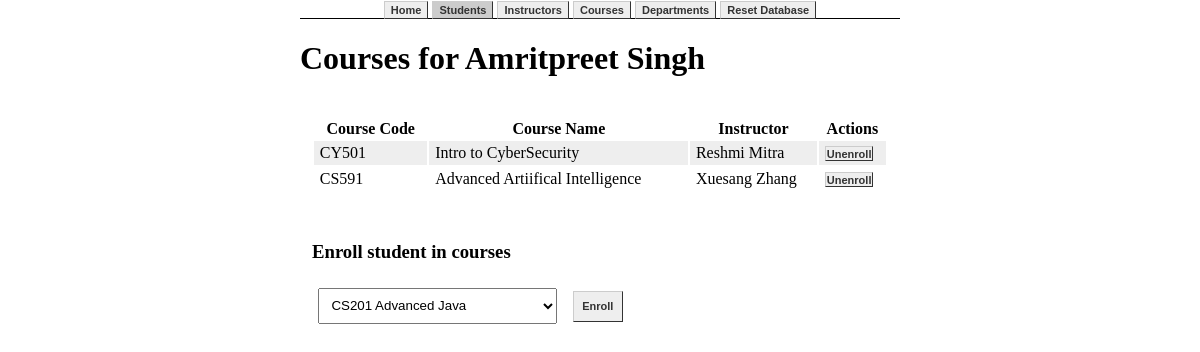
Screenshot of /student/1/courses with the database file from the repository.
### app.py (models this page shows, shortened)
class Student(db.Model):
    id = db.Column(db.Integer, primary_key=True)
    fname = db.Column(db.String(40), nullable=False)
    lname = db.Column(db.String(40), nullable=False)
    dob = db.Column(db.String(10), nullable=False)
    advisor_id = db.Column(db.Integer, db.ForeignKey('instructor.id'))
    major_id = db.Column(db.Integer, db.ForeignKey('department.id'))
    courses = db.relationship('Course',secondary=enrolled_in, backref='students_enrolled', lazy='select')

class Course(db.Model):
    id = db.Column(db.Integer, primary_key=True)
    code = db.Column(db.String(5), nullable=False, unique=True)
    name = db.Column(db.String(40), nullable=False)
    instructor_id = db.Column(db.Integer, db.ForeignKey('instructor.id'))
    department_id = db.Column(db.Integer, db.ForeignKey('department.id'))

class Instructor(db.Model):
    id = db.Column(db.Integer, primary_key=True)
    fname = db.Column(db.String(40), nullable=False)
    lname = db.Column(db.String(40), nullable=False)
    dob = db.Column(db.String(10), nullable=False)
    studentsAdvised = db.relationship('Student',backref='advisor', lazy='select')
    courses = db.relationship('Course',backref='instructor',lazy='select')
    department_in_id = db.Column(db.Integer, db.ForeignKey('department.id'))
    department_head_of_id = db.Column(db.Integer, db.ForeignKey('department.id'))

### app.py (the view)
@app.route("/student/<id>/courses")
def getCoursesbyStudent(id):
    if not id:
        return "No id was passed in the query string. Please go back and try again."
    student = Student.query.filter_by(id=id).first_or_404()
    courses = Course.query.all()
    for course in student.courses:
        courses.remove(course)
    return render_template('student/courses.html', student=student, courses=courses)

### templates/student/courses.html (shortened to what this page needs)
{%extends 'base.html'%}
{%block body%}
<div class="container">
    <h1>Courses for {{student.fname}} {{student.lname}}</h1>
        {%if student.courses|length == 0%}
        This student hasn't been enrolled in any courses yet.
        {%else%}
        <div class="box">
            <table>
                <tr>
                    <th>Course Code</th>
                    <th>Course Name</th>
                    <th>Instructor</th>
                    <th>Actions</th>
                </tr>
                {%for course in student.courses%}
                <tr>
                    <td>{{course.code}}</td>
                    <td>{{course.name}}</td>
                    <td>{{course.instructor.fname}} {{course.instructor.lname}}</td>
                    <td>
                        <form action="/student/unenroll" method='POST'>
                            <button type="submit">Unenroll</button>
                        </form>
                    </td>
                </tr>
                    {%endfor%}
            </table>
        {%endif%}
        </div>
        <div class="box">
            <form action="/student/enroll" method="post">
                <h3>
                    Enroll student in courses
                </h3>
                {%if courses|length > 0%}
                <select name="course_id" id="course_id">
                    {%for course in courses%}
                        <option value="{{course.id}}">{{course.code}} {{course.name}}</option>
                        {%endfor%}
                    </select>
                    <button type="submit">Enroll</button>
                {%endif%}
            </form>
        </div>
</div>
{%endblock%}

### static/css/main.css (style rules this page uses)
body { width:50%; margin:auto; }
nav li a, .container a, button { transition-duration: 0.5s; margin:0; font: bold 11px Arial; text-decoration: none; background-color: #EEEEEE; color: #333333; padding: 2px 6px 2px 6px; border-top: 1px solid #CCCCCC; border-right: 1px solid #333333; border-bottom: 1px solid #333333; border-left: 1px solid #CCCCCC; }
.container { overflow-x:auto; }
.box { padding:2%; width:auto; }
table { margin:1% 0; width:100%; }
tr:nth-child(even) { background-color: #EEEEEE; }
td { padding:.5% 1%; }
input, label, select, button { margin:1%; padding:1.5%; }

### rows the page displays
Student: fname "Amritpreet", lname "Singh"
Course: code "CY501", name "Intro to CyberSecurity", instructor.fname "Reshmi", instructor.lname "Mitra"
Course: code "CS591", name "Advanced Artiifical Intelligence", instructor.fname "Xuesang", instructor.lname "Zhang"

### other values shown
form field course_id "CS201 Advanced Java"
